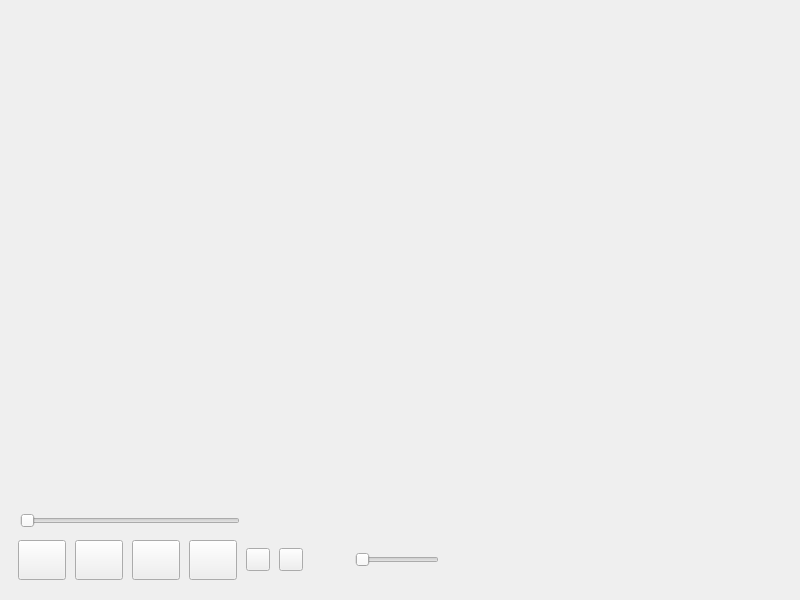
<?xml version="1.0" encoding="UTF-8"?>
<ui version="4.0">
 <class>Widget</class>
 <widget class="QWidget" name="Widget">
  <property name="geometry">
   <rect>
    <x>0</x>
    <y>0</y>
    <width>800</width>
    <height>600</height>
   </rect>
  </property>
  <property name="sizePolicy">
   <sizepolicy hsizetype="Expanding" vsizetype="Expanding">
    <horstretch>0</horstretch>
    <verstretch>0</verstretch>
   </sizepolicy>
  </property>
  <property name="cursor">
   <cursorShape>ArrowCursor</cursorShape>
  </property>
  <property name="contextMenuPolicy">
   <enum>Qt::NoContextMenu</enum>
  </property>
  <property name="windowTitle">
   <string>QBaiduFm</string>
  </property>
  <property name="windowOpacity">
   <double>1.000000000000000</double>
  </property>
  <widget class="QWidget" name="widget_tool" native="true">
   <property name="geometry">
    <rect>
     <x>0</x>
     <y>50</y>
     <width>457</width>
     <height>573</height>
    </rect>
   </property>
   <layout class="QVBoxLayout" name="verticalLayout">
    <property name="spacing">
     <number>0</number>
    </property>
    <property name="leftMargin">
     <number>0</number>
    </property>
    <property name="topMargin">
     <number>0</number>
    </property>
    <property name="rightMargin">
     <number>0</number>
    </property>
    <property name="bottomMargin">
     <number>0</number>
    </property>
    <item>
     <widget class="QWidget" name="musicWidget" native="true">
      <property name="enabled">
       <bool>true</bool>
      </property>
      <widget class="AristPicture" name="aristPicWidget" native="true">
       <property name="enabled">
        <bool>false</bool>
       </property>
       <property name="geometry">
        <rect>
         <x>0</x>
         <y>0</y>
         <width>200</width>
         <height>220</height>
        </rect>
       </property>
       <property name="minimumSize">
        <size>
         <width>200</width>
         <height>220</height>
        </size>
       </property>
       <property name="maximumSize">
        <size>
         <width>200</width>
         <height>220</height>
        </size>
       </property>
       <property name="autoFillBackground">
        <bool>true</bool>
       </property>
      </widget>
      <widget class="Lyrics" name="lycWidget" native="true">
       <property name="enabled">
        <bool>false</bool>
       </property>
       <property name="geometry">
        <rect>
         <x>0</x>
         <y>220</y>
         <width>200</width>
         <height>240</height>
        </rect>
       </property>
       <property name="sizePolicy">
        <sizepolicy hsizetype="Fixed" vsizetype="Fixed">
         <horstretch>0</horstretch>
         <verstretch>0</verstretch>
        </sizepolicy>
       </property>
       <property name="minimumSize">
        <size>
         <width>200</width>
         <height>240</height>
        </size>
       </property>
       <property name="maximumSize">
        <size>
         <width>200</width>
         <height>240</height>
        </size>
       </property>
      </widget>
      <widget class="QSlider" name="progressSlider">
       <property name="geometry">
        <rect>
         <x>20</x>
         <y>460</y>
         <width>220</width>
         <height>21</height>
        </rect>
       </property>
       <property name="maximumSize">
        <size>
         <width>240</width>
         <height>21</height>
        </size>
       </property>
       <property name="orientation">
        <enum>Qt::Horizontal</enum>
       </property>
      </widget>
      <widget class="QWidget" name="widget" native="true">
       <property name="geometry">
        <rect>
         <x>9</x>
         <y>481</y>
         <width>439</width>
         <height>58</height>
        </rect>
       </property>
       <layout class="QHBoxLayout" name="horizontalLayout">
        <property name="spacing">
         <number>9</number>
        </property>
        <property name="leftMargin">
         <number>9</number>
        </property>
        <property name="topMargin">
         <number>9</number>
        </property>
        <property name="rightMargin">
         <number>9</number>
        </property>
        <property name="bottomMargin">
         <number>9</number>
        </property>
        <item>
         <widget class="QToolButton" name="prevtoolButton">
          <property name="maximumSize">
           <size>
            <width>16777215</width>
            <height>40</height>
           </size>
          </property>
          <property name="text">
           <string/>
          </property>
          <property name="icon">
           <iconset>
            <normalon>:/img/backward.svg</normalon>
           </iconset>
          </property>
          <property name="iconSize">
           <size>
            <width>40</width>
            <height>40</height>
           </size>
          </property>
         </widget>
        </item>
        <item>
         <widget class="QToolButton" name="playButton">
          <property name="maximumSize">
           <size>
            <width>16777215</width>
            <height>40</height>
           </size>
          </property>
          <property name="text">
           <string/>
          </property>
          <property name="icon">
           <iconset resource="img.qrc">
            <normaloff>:/img/pause.svg</normaloff>:/img/pause.svg</iconset>
          </property>
          <property name="iconSize">
           <size>
            <width>40</width>
            <height>40</height>
           </size>
          </property>
         </widget>
        </item>
        <item>
         <widget class="QToolButton" name="nexttoolButton">
          <property name="maximumSize">
           <size>
            <width>16777215</width>
            <height>40</height>
           </size>
          </property>
          <property name="toolTip">
           <string>Next</string>
          </property>
          <property name="text">
           <string/>
          </property>
          <property name="icon">
           <iconset>
            <normalon>:/img/forward.svg</normalon>
           </iconset>
          </property>
          <property name="iconSize">
           <size>
            <width>40</width>
            <height>40</height>
           </size>
          </property>
         </widget>
        </item>
        <item>
         <widget class="QToolButton" name="downloadtoolButton">
          <property name="maximumSize">
           <size>
            <width>16777215</width>
            <height>40</height>
           </size>
          </property>
          <property name="text">
           <string/>
          </property>
          <property name="icon">
           <iconset resource="img.qrc">
            <normaloff>:/img/downLoad.png</normaloff>:/img/downLoad.png</iconset>
          </property>
          <property name="iconSize">
           <size>
            <width>40</width>
            <height>40</height>
           </size>
          </property>
         </widget>
        </item>
        <item>
         <widget class="QToolButton" name="settingtoolButton">
          <property name="toolTip">
           <string>登录百度</string>
          </property>
          <property name="toolTipDuration">
           <number>0</number>
          </property>
          <property name="statusTip">
           <string>Login</string>
          </property>
          <property name="text">
           <string/>
          </property>
          <property name="icon">
           <iconset resource="img.qrc">
            <normaloff>:/img/setting.png</normaloff>:/img/setting.png</iconset>
          </property>
         </widget>
        </item>
        <item>
         <widget class="QToolButton" name="voltoolButton">
          <property name="text">
           <string/>
          </property>
          <property name="icon">
           <iconset resource="img.qrc">
            <normaloff>:/img/volume.png</normaloff>:/img/volume.png</iconset>
          </property>
         </widget>
        </item>
        <item>
         <spacer name="horizontalSpacer">
          <property name="orientation">
           <enum>Qt::Horizontal</enum>
          </property>
          <property name="sizeHint" stdset="0">
           <size>
            <width>40</width>
            <height>20</height>
           </size>
          </property>
         </spacer>
        </item>
        <item>
         <widget class="QSlider" name="volSlider">
          <property name="orientation">
           <enum>Qt::Horizontal</enum>
          </property>
         </widget>
        </item>
       </layout>
      </widget>
     </widget>
    </item>
   </layout>
  </widget>
  <widget class="ChannelsWidget" name="channelwidget" native="true">
   <property name="geometry">
    <rect>
     <x>457</x>
     <y>50</y>
     <width>343</width>
     <height>550</height>
    </rect>
   </property>
   <property name="minimumSize">
    <size>
     <width>0</width>
     <height>0</height>
    </size>
   </property>
  </widget>
  <widget class="QWidget" name="titleWidget" native="true">
   <property name="geometry">
    <rect>
     <x>0</x>
     <y>0</y>
     <width>800</width>
     <height>50</height>
    </rect>
   </property>
   <property name="cursor">
    <cursorShape>ClosedHandCursor</cursorShape>
   </property>
   <widget class="QPushButton" name="quitButton">
    <property name="geometry">
     <rect>
      <x>730</x>
      <y>10</y>
      <width>61</width>
      <height>31</height>
     </rect>
    </property>
    <property name="text">
     <string/>
    </property>
    <property name="icon">
     <iconset resource="img.qrc">
      <normaloff>:/img/close.png</normaloff>:/img/close.png</iconset>
    </property>
    <property name="iconSize">
     <size>
      <width>30</width>
      <height>30</height>
     </size>
    </property>
    <property name="autoDefault">
     <bool>false</bool>
    </property>
    <property name="default">
     <bool>false</bool>
    </property>
    <property name="flat">
     <bool>true</bool>
    </property>
   </widget>
  </widget>
 </widget>
 <layoutdefault spacing="6" margin="11"/>
 <customwidgets>
  <customwidget>
   <class>AristPicture</class>
   <extends>QWidget</extends>
   <header>aristpicture.h</header>
   <container>1</container>
  </customwidget>
  <customwidget>
   <class>Lyrics</class>
   <extends>QWidget</extends>
   <header>lyrics.h</header>
   <container>1</container>
  </customwidget>
  <customwidget>
   <class>ChannelsWidget</class>
   <extends>QWidget</extends>
   <header>channelswidget.h</header>
   <container>1</container>
  </customwidget>
 </customwidgets>
 <resources>
  <include location="img.qrc"/>
 </resources>
 <connections/>
</ui>
